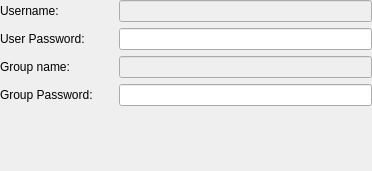
<?xml version="1.0" encoding="UTF-8"?>
<ui version="4.0">
 <class>VpncAuth</class>
 <widget class="QWidget" name="VpncAuth">
  <property name="geometry">
   <rect>
    <x>0</x>
    <y>0</y>
    <width>372</width>
    <height>171</height>
   </rect>
  </property>
  <property name="windowTitle">
   <string>VPNCAuthentication</string>
  </property>
  <layout class="QGridLayout">
   <property name="leftMargin">
    <number>0</number>
   </property>
   <property name="topMargin">
    <number>0</number>
   </property>
   <property name="rightMargin">
    <number>0</number>
   </property>
   <property name="bottomMargin">
    <number>0</number>
   </property>
   <item row="1" column="0">
    <widget class="QLabel" name="userPasswordLabel">
     <property name="text">
      <string>User Password:</string>
     </property>
     <property name="wordWrap">
      <bool>false</bool>
     </property>
     <property name="buddy">
      <cstring>leUserPassword</cstring>
     </property>
    </widget>
   </item>
   <item row="3" column="0">
    <widget class="QLabel" name="groupPasswordLabel">
     <property name="text">
      <string>Group Password:</string>
     </property>
     <property name="wordWrap">
      <bool>false</bool>
     </property>
     <property name="buddy">
      <cstring>leGroupPassword</cstring>
     </property>
    </widget>
   </item>
   <item row="1" column="2">
    <widget class="PasswordField" name="leUserPassword">
     <property name="toolTip">
      <string>User password for the connection.</string>
     </property>
     <property name="passwordMode" stdset="0">
      <bool>true</bool>
     </property>
    </widget>
   </item>
   <item row="4" column="1">
    <spacer name="spacer1">
     <property name="orientation">
      <enum>Qt::Vertical</enum>
     </property>
     <property name="sizeType">
      <enum>QSizePolicy::Expanding</enum>
     </property>
     <property name="sizeHint" stdset="0">
      <size>
       <width>20</width>
       <height>0</height>
      </size>
     </property>
    </spacer>
   </item>
   <item row="3" column="2">
    <widget class="PasswordField" name="leGroupPassword">
     <property name="toolTip">
      <string>Group password.</string>
     </property>
     <property name="passwordMode" stdset="0">
      <bool>true</bool>
     </property>
    </widget>
   </item>
   <item row="0" column="2">
    <widget class="QLineEdit" name="leUserName">
     <property name="enabled">
      <bool>false</bool>
     </property>
     <property name="toolTip">
      <string>User name for the connection.</string>
     </property>
    </widget>
   </item>
   <item row="0" column="0">
    <widget class="QLabel" name="userNameLabel">
     <property name="text">
      <string>Username:</string>
     </property>
     <property name="buddy">
      <cstring>leUserName</cstring>
     </property>
    </widget>
   </item>
   <item row="2" column="2">
    <widget class="QLineEdit" name="leGroupName">
     <property name="enabled">
      <bool>false</bool>
     </property>
     <property name="toolTip">
      <string>Group name.</string>
     </property>
    </widget>
   </item>
   <item row="2" column="0">
    <widget class="QLabel" name="groupNameLabel">
     <property name="text">
      <string>Group name:</string>
     </property>
     <property name="wordWrap">
      <bool>false</bool>
     </property>
     <property name="buddy">
      <cstring>leGroupName</cstring>
     </property>
    </widget>
   </item>
  </layout>
 </widget>
 <layoutdefault spacing="6" margin="11"/>
 <pixmapfunction>qPixmapFromMimeSource</pixmapfunction>
 <customwidgets>
  <customwidget>
   <class>PasswordField</class>
   <extends>QLineEdit</extends>
   <header>passwordfield.h</header>
  </customwidget>
 </customwidgets>
 <tabstops>
  <tabstop>leUserName</tabstop>
  <tabstop>leUserPassword</tabstop>
  <tabstop>leGroupName</tabstop>
  <tabstop>leGroupPassword</tabstop>
 </tabstops>
 <resources/>
 <connections/>
</ui>
